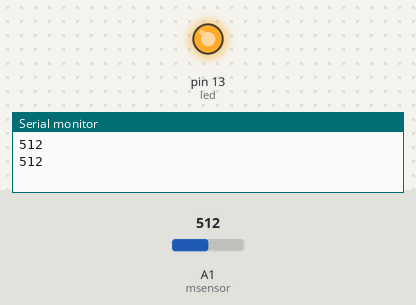
A sketch run on a simulated Arduino Uno, built with avr-gcc and run on an emulated ATmega328P. On the bench: output pins drawn as LEDs (lit = HIGH), the last lines printed to the serial monitor. Inputs (shaded band) come from the test bench; at power-on: A1 (msensor) = 512.

Above: at 2.8 s.
2.9 s: A1 (msensor) set to 313
4.4 s: A1 (msensor) set to 293
At 6.2 s:
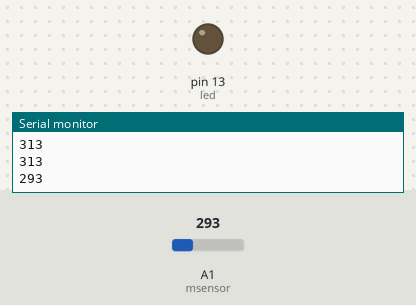
6.5 s: A1 (msensor) set to 491
8.2 s: A1 (msensor) set to 511
At 9.5 s:
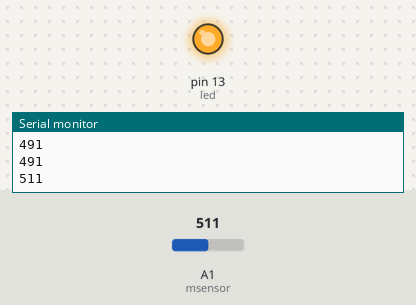
10.5 s: A1 (msensor) set to 290
At 12.2 s:
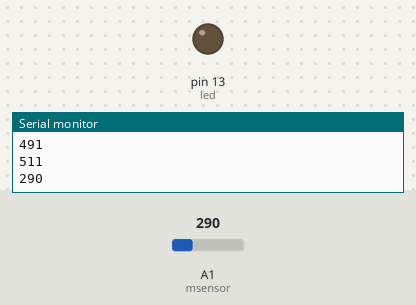
Timing chart, 0 to 13.5 s (numbered marks = the images above; inputs shaded):
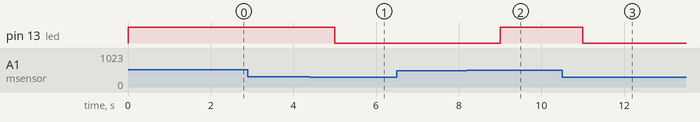

Measured:
- the behaviour switches between 301 and 300 on A1 (msensor) (found by bisection; images 0 and 1)
- the behaviour switches between 499 and 500 on A1 (msensor) (found by bisection; images 1 and 2)
- after the input at 4.4 s, pin 13 (led): HIGH → LOW after 0.60 s
- after the input at 8.2 s, pin 13 (led): LOW → HIGH after 0.80 s
- after the input at 10.5 s, pin 13 (led): HIGH → LOW after 0.50 s

The sketch:

soilmoisture_copy_20240315072949.ino
```cpp
#include<Arduino.h>
int msensor = 1;// moisture sensor is connected with the analog pin A1 of the Arduino
int msvalue = 0; // moisture sensor value
int led = 13;
boolean flag = false;
void setup() {
  Serial.begin(9600);
  pinMode(msensor, INPUT);
  pinMode(led, OUTPUT);
}

void loop() {
  msvalue = analogRead(msensor);
  Serial.println(msvalue);

  if ( (msvalue >= 500  ) && ( flag == false ) )
{
  digitalWrite(led, HIGH);
  flag = true;
  delay(1000);
}

  if ( (msvalue <= 300  ) && ( flag == true ) )
{
  digitalWrite(led, LOW);
  flag = false;
  delay(1000);
}

  delay(1000);
}
```
